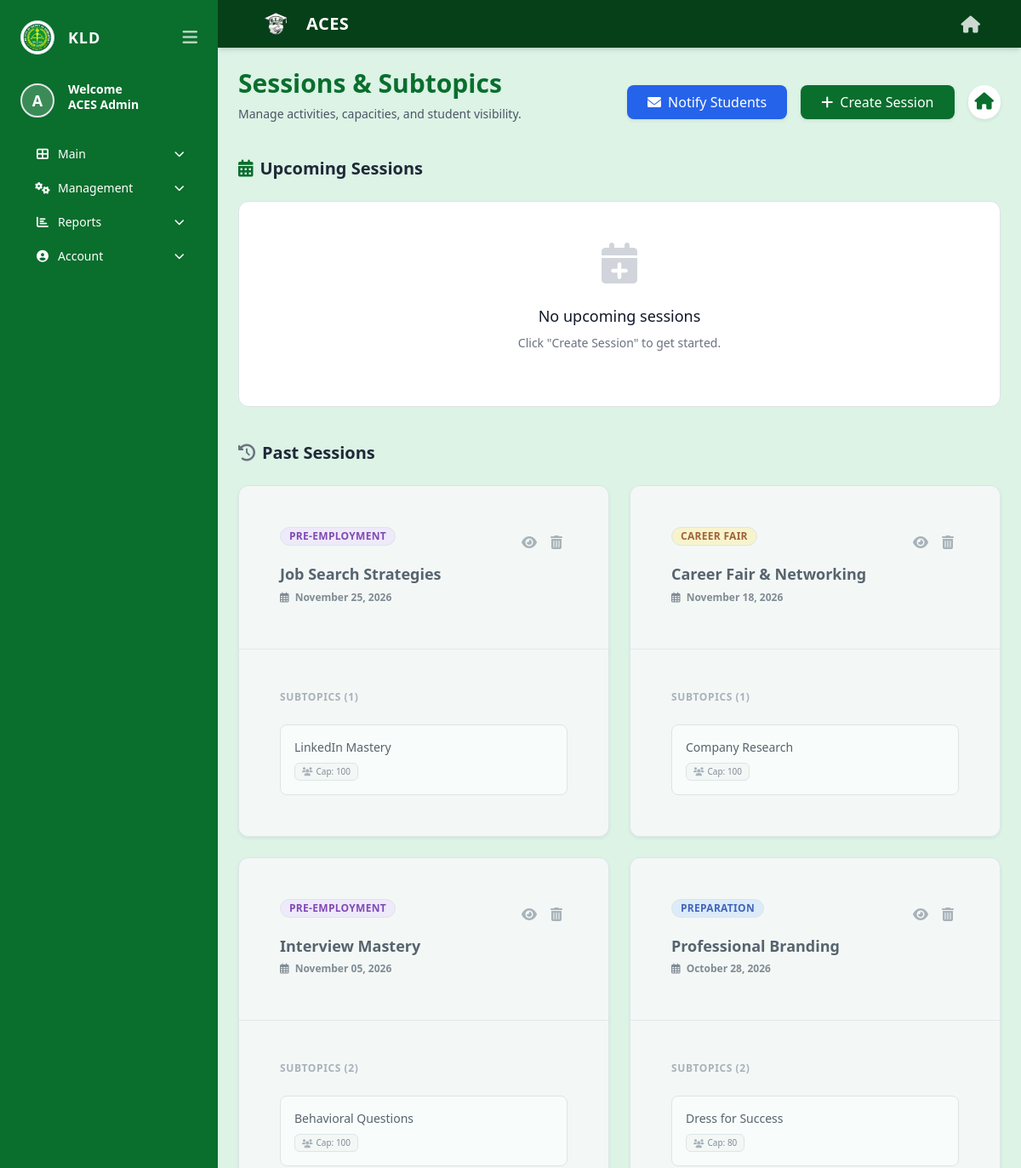
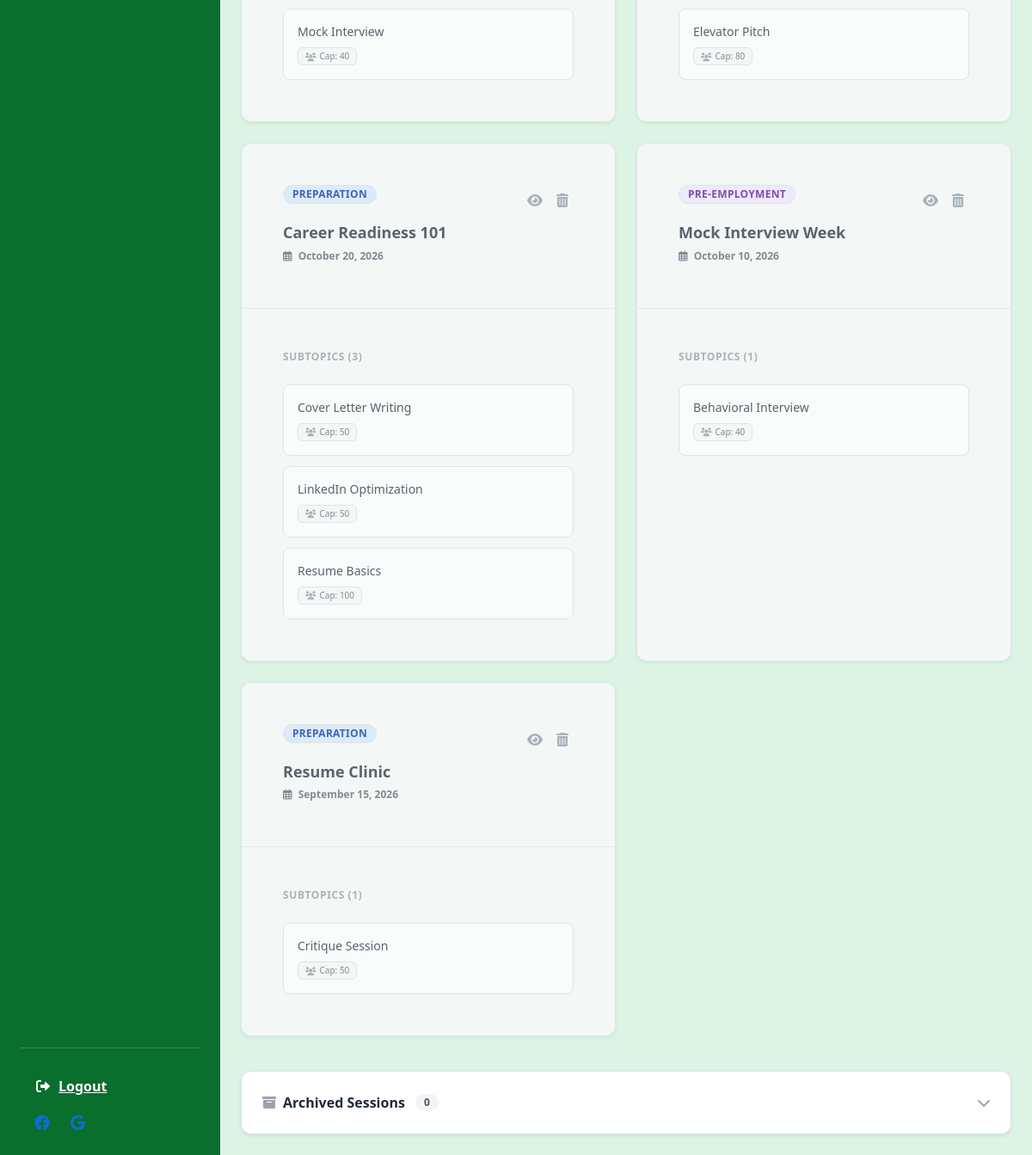
/staff/subtopics.php (signed in), run on the app's committed database (2 pictures, top to bottom).
### tables this page shows
CREATE TABLE `users` (
  `user_id` int(11) NOT NULL,
  `email` varchar(100) NOT NULL,
  `avatar` varchar(255) DEFAULT NULL,
  `password_hash` varchar(255) NOT NULL,
  `is_verified` tinyint(1) NOT NULL DEFAULT 0,
  `verification_token` varchar(64) DEFAULT NULL,
  `verification_expires` datetime DEFAULT NULL,
  `reset_token` varchar(64) DEFAULT NULL,
  `reset_expires` datetime DEFAULT NULL,
  `full_name` varchar(100) NOT NULL,
  `role` enum('student','staff') NOT NULL,
  `staff_role` varchar(50) DEFAULT NULL,
  `is_active` tinyint(1) NOT NULL DEFAULT 1,
  `created_by` int(11) DEFAULT NULL,
  `created_at` datetime DEFAULT current_timestamp(),
  `pending_email` varchar(255) DEFAULT NULL,
  `email_change_pin` varchar(6) DEFAULT NULL,
  `email_pin_expiry` datetime DEFAULT NULL
);

CREATE TABLE `sessions` (
  `session_id` int(11) NOT NULL,
  `title` varchar(100) NOT NULL,
  `phase` enum('Preparation','Pre-Employment','Career Fair') NOT NULL,
  `date` date NOT NULL,
  `start_time` time NOT NULL,
  `end_time` time NOT NULL,
  `description` text DEFAULT NULL,
  `image_path` varchar(255) DEFAULT NULL,
  `created_by` int(11) NOT NULL,
  `proctor` varchar(100) DEFAULT 'TBA',
  `location` varchar(200) DEFAULT 'TBA',
  `is_deleted` tinyint(1) DEFAULT 0,
  `allow_multiple` tinyint(1) NOT NULL DEFAULT 0
);

CREATE TABLE `subtopics` (
  `subtopic_id` int(11) NOT NULL,
  `session_id` int(11) NOT NULL,
  `title` varchar(100) NOT NULL,
  `description` text DEFAULT NULL,
  `image_path` varchar(255) DEFAULT NULL,
  `capacity` int(11) DEFAULT 30,
  `deadline` datetime DEFAULT NULL,
  `subtopic_date` date DEFAULT NULL,
  `subtopic_start_time` time DEFAULT NULL,
  `subtopic_end_time` time DEFAULT NULL,
  `subtopic_proctor` varchar(100) DEFAULT NULL,
  `subtopic_location` varchar(200) DEFAULT NULL,
  `is_required` tinyint(1) DEFAULT 0,
  `required_for` text DEFAULT NULL,
  `visible_for` text DEFAULT NULL,
  `visible_courses` text DEFAULT NULL,
  `required_courses` text DEFAULT NULL,
  `is_deleted` tinyint(1) DEFAULT 0,
  `attendance_type` enum('physical','module') DEFAULT 'physical'
);

### includes/auth.php (called while the page is built, shortened)
<?php
function isStaff() {
    return isset($_SESSION['role']) && $_SESSION['role'] === 'staff';
}
?>

### staff/subtopics.php (the view, shortened to what this page needs)
<?php
require_once __DIR__ . '/../includes/auth.php';
$today = date('Y-m-d');
$stmt_upcoming = $pdo->prepare("
    SELECT s.*, (SELECT COUNT(*) FROM subtopics WHERE session_id = s.session_id AND is_deleted = 0) as subtopic_count
    FROM sessions s
    WHERE s.is_deleted = 0 AND s.date >= ?
    ORDER BY s.date ASC
");
$stmt_upcoming->execute([$today]);
$upcoming_sessions = $stmt_upcoming->fetchAll();
$stmt_past = $pdo->prepare("
    SELECT s.*, (SELECT COUNT(*) FROM subtopics WHERE session_id = s.session_id AND is_deleted = 0) as subtopic_count
    FROM sessions s
    WHERE s.is_deleted = 0 AND s.date < ?
    ORDER BY s.date DESC
");
$stmt_past->execute([$today]);
$past_sessions = $stmt_past->fetchAll();
$stmt_deleted = $pdo->prepare("SELECT * FROM sessions WHERE is_deleted = 1 ORDER BY date DESC");
$stmt_deleted->execute();
$deleted_sessions = $stmt_deleted->fetchAll();
?>
<!DOCTYPE html>
<html lang="en" class="h-full">
<head>
    <link rel="stylesheet" href="../assets/css/tailwind.css">
    <link rel="stylesheet" href="https://cdnjs.cloudflare.com/ajax/libs/font-awesome/6.0.0/css/all.min.css">
    <link href="https://cdn.jsdelivr.net/npm/bootstrap@5.3.0/dist/css/bootstrap.min.css" rel="stylesheet">
</head>
<body class="bg-[#dcf3e6] font-sans h-screen flex flex-col md:flex-row">
    <?php include '../includes/staff_sidebar.php'; ?>
    <div class="flex-1 flex flex-col overflow-hidden w-full">
        <?php include '../includes/header.php'; ?>
        <main class="flex-1 p-4 md:p-8 overflow-y-auto no-scrollbar">
            <div class="flex flex-col md:flex-row justify-between items-start md:items-center mb-6 gap-4">
                <div>
                    <h1 class="text-3xl font-bold text-[#0a6e2d]">Sessions & Subtopics</h1>
                    <p class="text-sm text-gray-600 mt-1">Manage activities, capacities, and student visibility.</p>
                </div>
                <div class="flex items-center gap-3">
                    <?php if (isStaff()): ?>
                        <button class="bg-blue-600 hover:bg-blue-700 text-white font-medium py-2 px-4 rounded-lg inline-flex items-center shadow-sm transition-colors" type="button" data-bs-toggle="modal" data-bs-target="#notifyModal">
                            <i class="fas fa-envelope mr-2"></i> Notify Students
                        </button>
                        <button class="bg-[#0a6e2d] hover:bg-[#054018] text-white font-medium py-2 px-4 rounded-lg inline-flex items-center shadow-sm transition-colors" data-bs-toggle="modal" data-bs-target="#createModal">
                            <i class="fas fa-plus mr-2"></i> Create Session
                        </button>
                    <?php endif; ?>
                    <a href="dashboard.php" class="text-[#0a6e2d] bg-white p-2 rounded-full shadow-sm hover:shadow-md transition-shadow">
                        <i class="fa-solid fa-house text-xl"></i>
                    </a>
                </div>
            </div>
            <h2 class="text-xl font-bold text-gray-800 mb-4"><i class="fas fa-calendar-alt text-[#0a6e2d] mr-2"></i>Upcoming Sessions</h2>
            <div class="grid grid-cols-1 lg:grid-cols-2 xl:grid-cols-3 gap-6 mb-10">
                <?php if (empty($upcoming_sessions)): ?>
                    <div class="col-span-full text-center py-12 bg-white rounded-xl border border-gray-200 border-dashed">
                        <i class="fas fa-calendar-plus text-5xl text-gray-300 mb-4"></i>
                        <h3 class="text-lg font-medium text-gray-900">No upcoming sessions</h3>
                        <p class="text-sm text-gray-500 mt-1">Click "Create Session" to get started.</p>
                    </div>
                <?php endif; ?>
            </div>
            <h2 class="text-xl font-bold text-gray-800 mb-4"><i class="fas fa-history text-gray-500 mr-2"></i>Past Sessions</h2>
            <div class="grid grid-cols-1 lg:grid-cols-2 xl:grid-cols-3 gap-6 mb-10 opacity-80 hover:opacity-100 transition-opacity">
                <?php foreach ($past_sessions as $session): ?>
                    <?php
                    $stmt_sub = $pdo->prepare("SELECT * FROM subtopics WHERE session_id = ? AND is_deleted = 0 ORDER BY title");
                    $stmt_sub->execute([$session['session_id']]);
                    $subtopics = $stmt_sub->fetchAll();
                    $phaseColors = [
                        'Preparation' => 'bg-blue-100 text-blue-800 border-blue-200',
                        'Pre-Employment' => 'bg-purple-100 text-purple-800 border-purple-200',
                        'Career Fair' => 'bg-amber-100 text-amber-800 border-amber-200'
                    ];
                    $phaseClass = $phaseColors[$session['phase']] ?? 'bg-gray-100 text-gray-800 border-gray-200';
                    ?>
                    <div class="bg-gray-50 rounded-xl shadow-sm border border-gray-200 overflow-hidden flex flex-col h-full hover:shadow-md transition-shadow">
                        <div class="p-5 border-b border-gray-200 bg-gray-100/50">
                            <div class="flex justify-between items-start mb-2">
                                <span class="inline-flex items-center px-2.5 py-0.5 rounded-full text-xs font-bold uppercase tracking-wide border <?= $phaseClass ?>"><?= htmlspecialchars($session['phase']) ?></span>
                                <div class="flex gap-1">
                                    <?php if (isStaff()): ?>
                                        <button class="view-session text-gray-400 hover:text-green-600 p-1.5 rounded-md hover:bg-green-50 transition-colors" data-id="<?= $session['session_id'] ?>" title="View session"><i class="fas fa-eye"></i></button>
                                        <button class="delete-session text-gray-400 hover:text-red-600 p-1.5 rounded-md hover:bg-red-50 transition-colors" data-id="<?= $session['session_id'] ?>" title="Archive"><i class="fas fa-trash-alt"></i></button>
                                    <?php endif; ?>
                                </div>
                            </div>
                            <h3 class="text-lg font-bold text-gray-700 leading-tight"><?= htmlspecialchars($session['title']) ?></h3>
                            <div class="text-xs font-bold text-gray-500 mt-2 mb-1"><i class="far fa-calendar-alt mr-1"></i> <?= date('F d, Y', strtotime($session['date'])) ?></div>
                        </div>
                        <div class="p-5 flex-1 bg-gray-50/50">
                            <div class="flex items-center justify-between mb-3">
                                <h4 class="text-xs font-bold text-gray-400 uppercase tracking-wider">Subtopics (<?= count($subtopics) ?>)</h4>
                            </div>
                            <?php if (empty($subtopics)): ?>
                                <div class="text-center py-6 text-gray-400 bg-gray-100 rounded-lg border border-dashed border-gray-200"><p class="text-sm">No subtopics.</p></div>
                            <?php else: ?>
                                <div class="space-y-3">
                                    <?php foreach ($subtopics as $sub): ?>
                                        <div class="bg-white rounded-lg p-3 border border-gray-200 flex items-start justify-between gap-3">
                                            <div>
                                                <div class="font-medium text-gray-700 text-sm"><?= htmlspecialchars($sub['title']) ?></div>
                                                <div class="flex flex-wrap gap-2 mt-2">
                                                    <span class="inline-flex items-center px-2 py-0.5 rounded text-[10px] font-medium bg-gray-50 border border-gray-200 text-gray-500"><i class="fas fa-users mr-1 text-gray-400"></i> Cap: <?= $sub['capacity'] ?></span>
                                                </div>
                                            </div>
                                        </div>
                                    <?php endforeach; ?>
                                </div>
                            <?php endif; ?>
                        </div>
                    </div>
                <?php endforeach; ?>
            </div>
            <div class="bg-white rounded-xl shadow-sm border border-gray-200 overflow-hidden">
                <div id="archiveHeader" class="px-6 py-4 flex justify-between items-center cursor-pointer hover:bg-gray-50 transition-colors">
                    <div class="flex items-center gap-2 font-bold text-gray-800">
                        <i class="fas fa-archive text-gray-400"></i> Archived Sessions
                        <span class="bg-gray-100 text-gray-600 py-0.5 px-2.5 rounded-full text-xs font-semibold ml-1"><?= count($deleted_sessions) ?></span>
                    </div>
                    <i class="fas fa-chevron-down text-gray-400 transition-transform duration-200"></i>
                </div>
            </div>
        </main>
    </div>
</body>
</html>

### includes/staff_sidebar.php (shortened to what this page needs)
<aside id="staffSidebar" class="hidden md:flex w-64 bg-[#0a6e2d] text-white flex-col p-4 shrink-0 h-screen sticky top-0 transition-all duration-300 overflow-y-auto">
    <div>
        <div class="flex items-center justify-between mb-8">
            <div class="flex items-center gap-3" id="sidebarBrand">
                <img src="../assets/images/kld_logo.png" class="w-10 h-10 rounded-full border border-white/20 bg-white p-0.5 object-contain" alt="KLD">
                <span class="font-bold tracking-wider text-lg sidebar-text">KLD</span>
            </div>
            <button id="sidebarToggleBtn" class="text-white/70 hover:text-white text-xl focus:outline-none">
                <i class="fas fa-bars"></i>
            </button>
        </div>
        <?php
        $stmt_av = $pdo->prepare("SELECT full_name, avatar FROM users WHERE user_id = ?");
        $stmt_av->execute([$_SESSION['user_id']]);
        $sb_user = $stmt_av->fetch();
        $sb_name = $sb_user['full_name'] ?? $staff_name;
        $sb_avatar = $sb_user['avatar'] ?? null;
        ?>
        <div class="mb-6 sidebar-text flex items-center gap-3">
            <?php if (!empty($sb_avatar)): ?>
                <img src="../<?= htmlspecialchars($sb_avatar) ?>" alt="Avatar" class="h-10 w-10 rounded-full object-cover border-2 border-white/30 shadow-sm shrink-0">
            <?php else: ?>
                <div class="h-10 w-10 rounded-full bg-white/20 text-white flex items-center justify-center font-bold text-lg border-2 border-white/30 shrink-0">
                    <?= strtoupper(substr($sb_name, 0, 1)) ?>
                </div>
            <?php endif; ?>
            <div class="min-w-0">
                <h2 class="text-sm font-bold leading-tight">Welcome<br><?= htmlspecialchars($sb_name) ?></h2>
            </div>
        </div>
        <nav class="space-y-1 text-sm">
            <div class="sidebar-group">
                <button class="group-header flex items-center justify-between w-full text-left text-white hover:text-green-200 hover:bg-white/10 rounded-lg px-3 py-2 transition-colors">
                    <span><i class="fas fa-th-large mr-2 w-5 text-center"></i><span class="sidebar-text">Main</span></span>
                    <i class="fas fa-chevron-down text-xs transition-transform duration-200 sidebar-text"></i>
                </button>
            </div>
            <?php if (isStaff()): ?>
            <div class="sidebar-group">
                <button class="group-header flex items-center justify-between w-full text-left text-white hover:text-green-200 hover:bg-white/10 rounded-lg px-3 py-2 transition-colors">
                    <span><i class="fas fa-cogs mr-2 w-5 text-center"></i><span class="sidebar-text">Management</span></span>
                    <i class="fas fa-chevron-down text-xs transition-transform duration-200 sidebar-text"></i>
                </button>
            </div>
            <?php endif; ?>
            <div class="sidebar-group">
                <button class="group-header flex items-center justify-between w-full text-left text-white hover:text-green-200 hover:bg-white/10 rounded-lg px-3 py-2 transition-colors">
                    <span><i class="fas fa-chart-bar mr-2 w-5 text-center"></i><span class="sidebar-text">Reports</span></span>
                    <i class="fas fa-chevron-down text-xs transition-transform duration-200 sidebar-text"></i>
                </button>
            </div>
            <div class="sidebar-group">
                <button class="group-header flex items-center justify-between w-full text-left text-white hover:text-green-200 hover:bg-white/10 rounded-lg px-3 py-2 transition-colors">
                    <span><i class="fas fa-user-circle mr-2 w-5 text-center"></i><span class="sidebar-text">Account</span></span>
                    <i class="fas fa-chevron-down text-xs transition-transform duration-200 sidebar-text"></i>
                </button>
            </div>
        </nav>
    </div>
    <div class="mt-auto pt-4 border-t border-white/20">
        <a href="../logout.php" onclick="return confirm('Are you sure you want to log out?');" class="block text-white font-bold hover:text-red-300 hover:bg-white/10 rounded-lg px-3 py-2 transition-colors sidebar-text mb-2">
            <i class="fas fa-sign-out-alt mr-2 w-5 text-center"></i><span class="sidebar-text">Logout</span>
        </a>
        <div class="flex gap-4 text-lg opacity-80 sidebar-text px-3">
            <a href="https://www.facebook.com/KLDOfficial2021" target="_blank" rel="noopener noreferrer" class="hover:text-white transition-colors" title="KLD Official Facebook Page">
                <i class="fa-brands fa-facebook"></i>
            </a>
            <a href="https://www.kld.edu.ph/" target="_blank" rel="noopener noreferrer" class="hover:text-white transition-colors" title="KLD Official Website">
                <i class="fa-brands fa-google"></i>
            </a>
        </div>
    </div>
</aside>

### data on the page
users: full_name "A", full_name "ACES Admin"
sessions: phase "PRE-EMPLOYMENT", title "Job Search Strategies", date "November 25, 2026", count($subtopics) "1"
subtopics: title "LinkedIn Mastery", capacity "100"
sessions: phase "CAREER FAIR", title "Career Fair & Networking", date "November 18, 2026", count($subtopics) "1"
subtopics: title "Company Research", capacity "100"
sessions: phase "PRE-EMPLOYMENT", title "Interview Mastery", date "November 05, 2026", count($subtopics) "2"
subtopics: title "Behavioral Questions", capacity "100"
subtopics: title "Mock Interview", capacity "40"
sessions: phase "PREPARATION", title "Professional Branding", date "October 28, 2026", count($subtopics) "2"
subtopics: title "Dress for Success", capacity "80"
subtopics: title "Elevator Pitch", capacity "80"
sessions: phase "PREPARATION", title "Career Readiness 101", date "October 20, 2026", count($subtopics) "3"
subtopics: title "Cover Letter Writing", capacity "50"
subtopics: title "LinkedIn Optimization", capacity "50"
subtopics: title "Resume Basics", capacity "100"
sessions: phase "PRE-EMPLOYMENT", title "Mock Interview Week", date "October 10, 2026", count($subtopics) "1"
subtopics: title "Behavioral Interview", capacity "40"
sessions: phase "PREPARATION", title "Resume Clinic", date "September 15, 2026", count($subtopics) "1"
subtopics: title "Critique Session", capacity "50"

### other printed values
count($deleted_sessions) "0"
